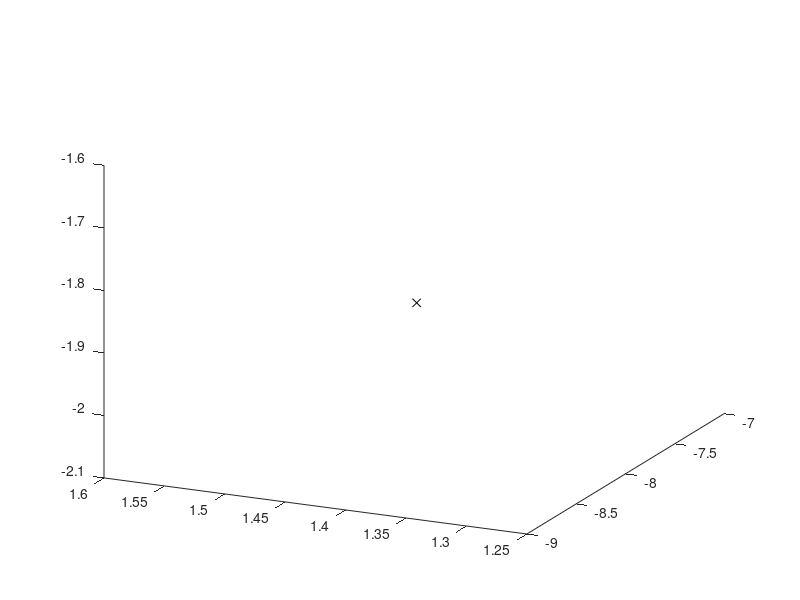

Here is the MATLAB script that generated this plot: (Note: this script raises an error after producing the figure.)
% script RR_LorenzSim 
% A simple RK4 simulation of the Lorenz attractor.
%% Renaissance Robotics codebase, Chapter 7, https://github.com/tbewley/RR
%% Copyright 2024 by Thomas Bewley, distributed under BSD 3-Clause License.

clear; close all; 
global sig b rbar
sig=4; b=1; rbar=3*sig*(sig+b+3)/(sig-b-1);          % Define constants
T=100; h=0.01; k=1; x=5*randn(3,1);                  % Set up simulation
plot3(x(1),x(2),x(3),'kx'); view([-65 23]); hold on; % Set up plot
for t=0:h:T
   k1=RHS(x); k2=RHS(x+h*k1/2); k3=RHS(x+h*k2/2); k4=RHS(x+h*k3);
   xnew=x+h*(k1/6+k2/3+k3/3+k4/6);
   plot3([xnew(1) x(1)],[xnew(2) x(2)],[xnew(3) x(3)]);
   x=xnew; pause(0.001);
end
%%%%%%%%
function k=RHS(x)
global sig b rbar
   k=[sig*(x(2)-x(1)); -x(2)-x(1)*x(3); -b*x(3)+x(1)*x(2)-b*rbar];
end